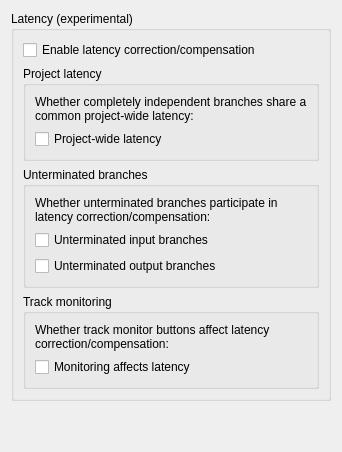
     <widget class="QWidget" name="latencyTab">
      <attribute name="title">
       <string>Latency</string>
      </attribute>
      <layout class="QVBoxLayout" name="verticalLayout_20">
       <item>
        <widget class="QGroupBox" name="groupBox_10">
         <property name="title">
          <string>Latency (experimental)</string>
         </property>
         <layout class="QVBoxLayout" name="verticalLayout_22">
          <item>
           <widget class="QCheckBox" name="enableLatencyCorrectionButton">
            <property name="text">
             <string>Enable latency correction/compensation</string>
            </property>
           </widget>
          </item>
          <item>
           <widget class="QGroupBox" name="groupBox_7">
            <property name="title">
             <string>Project latency</string>
            </property>
            <layout class="QVBoxLayout" name="verticalLayout_17">
             <item>
              <widget class="QLabel" name="label_20">
               <property name="text">
                <string>Whether completely independent branches share a common project-wide latency:</string>
               </property>
               <property name="wordWrap">
                <bool>true</bool>
               </property>
              </widget>
             </item>
             <item>
              <widget class="QCheckBox" name="latencyProjectCommonButton">
               <property name="text">
                <string>Project-wide latency</string>
               </property>
              </widget>
             </item>
            </layout>
           </widget>
          </item>
          <item>
           <widget class="QGroupBox" name="groupBox_8">
            <property name="title">
             <string>Unterminated branches</string>
            </property>
            <layout class="QVBoxLayout" name="verticalLayout_18">
             <item>
              <widget class="QLabel" name="label_21">
               <property name="text">
                <string>Whether unterminated branches participate in latency correction/compensation:</string>
               </property>
               <property name="wordWrap">
                <bool>true</bool>
               </property>
              </widget>
             </item>
             <item>
              <widget class="QCheckBox" name="latencyInBranchUntermButton">
               <property name="text">
                <string>Unterminated input branches</string>
               </property>
              </widget>
             </item>
             <item>
              <widget class="QCheckBox" name="latencyOutBranchUntermButton">
               <property name="text">
                <string>Unterminated output branches</string>
               </property>
              </widget>
             </item>
            </layout>
           </widget>
          </item>
          <item>
           <widget class="QGroupBox" name="groupBox_9">
            <property name="title">
             <string>Track monitoring</string>
            </property>
            <layout class="QVBoxLayout" name="verticalLayout_19">
             <item>
              <widget class="QLabel" name="label_22">
               <property name="text">
                <string>Whether track monitor buttons affect latency correction/compensation:</string>
               </property>
               <property name="wordWrap">
                <bool>true</bool>
               </property>
              </widget>
             </item>
             <item>
              <widget class="QCheckBox" name="latencyMonitorAffectingButton">
               <property name="text">
                <string>Monitoring affects latency</string>
               </property>
              </widget>
             </item>
            </layout>
           </widget>
          </item>
         </layout>
        </widget>
       </item>
       <item>
        <spacer name="verticalSpacer_6">
         <property name="orientation">
          <enum>Qt::Vertical</enum>
         </property>
         <property name="sizeHint" stdset="0">
          <size>
           <width>20</width>
           <height>40</height>
          </size>
         </property>
        </spacer>
       </item>
      </layout>
     </widget>
